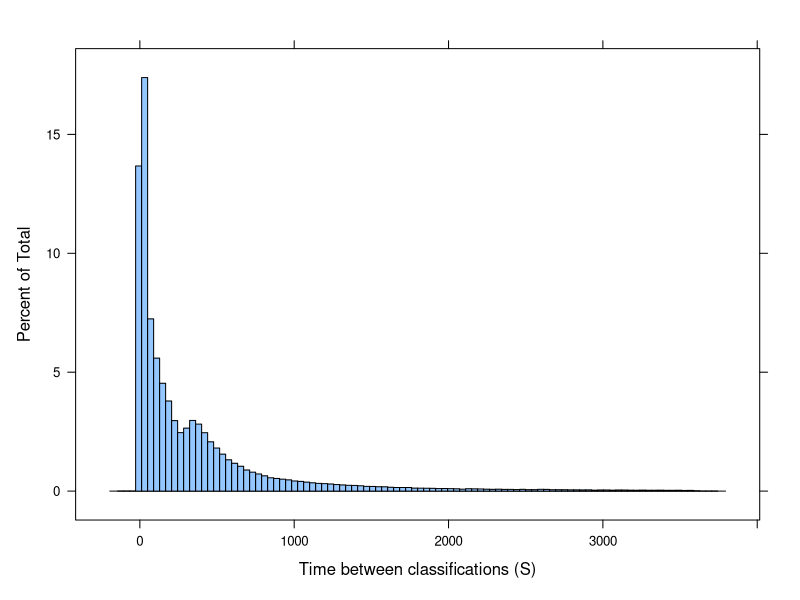
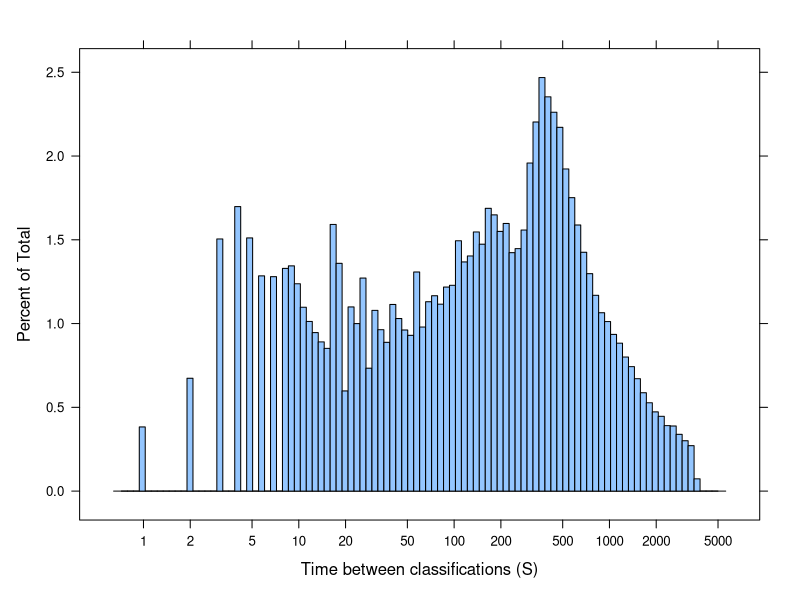

The R source for these figures, in order:
library(lattice)

ts<-read.table('time_per_page.txt')
is.na(ts$V1[ts$V1>3600])<-T
pdf(file='time_per_page.pdf',width=8,height=6,pointsize=12)
histogram(ts$V1,nint=100,xlab='Time between classifications (S)')
mean(ts$V1,na.rm=T)
median(ts$V1,na.rm=T)
pdf(file='log_time_per_page.pdf',width=8,height=6,pointsize=12)
tics<-c(1,2,5,10,20,50,100,200,500,1000,2000,5000)
ticl<-as.character(tics)
histogram(log(ts$V1),nint=100,xlab='Time between classifications (S)',
		  scales=list(x=list(at=log(tics),labels=ticl)))
